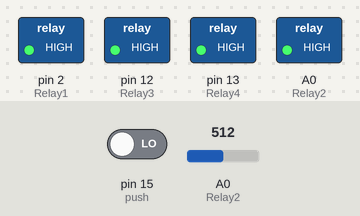
Bench run of a sketch on a simulated Arduino Uno, built with avr-gcc and run on an emulated ATmega328P. On the bench: switched loads named in the sketch (green lamp = pin HIGH). Inputs (shaded band) come from the test bench; at power-on: pin 15 (push) LOW, A0 (Relay2) = 512.

Above: at 6.6 s.
6.7 s: pin 15 (push) driven HIGH
At 13.0 s:
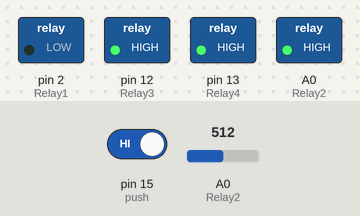
At 13.9 s:
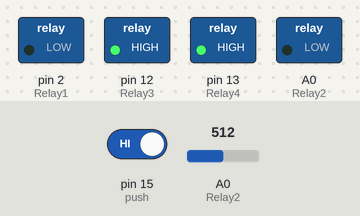
18.2 s: pin 15 (push) driven LOW
At 23.6 s:
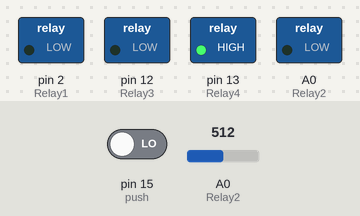
Timing chart, 0 to 30.4 s (numbered marks = the images above; inputs shaded):
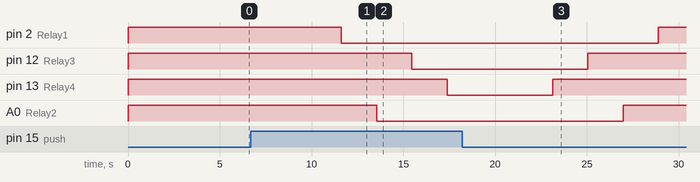

The sketch:

sequencer.ino
```cpp
#include "config.h"

void setup() {
  pinMode(Relay1, OUTPUT);
  pinMode(Relay2, OUTPUT);
  pinMode(Relay3, OUTPUT);
  pinMode(Relay4, OUTPUT);
  pinMode(push, INPUT);

  digitalWrite(Relay1, HIGH);
  digitalWrite(Relay2, HIGH);
  digitalWrite(Relay3, HIGH);
  digitalWrite(Relay4, HIGH);
}

void loop() {
  unsigned long currentMillis = millis();

  if (currentMillis - previousMillis >= interval) {
    sensorValue = analogRead(A0);
    deltime = map(sensorValue, 0, 1024, 1, 255) * 15;

    if (digitalRead(push) == HIGH) {
      digitalWrite(Relay1, LOW);
      delay(deltime);
      digitalWrite(Relay2, LOW);
      delay(deltime);
      digitalWrite(Relay3, LOW);
      delay(deltime);
      digitalWrite(Relay4, LOW);
    }

    if (digitalRead(push) == LOW) {
      digitalWrite(Relay4, HIGH);
      delay(deltime);
      digitalWrite(Relay3, HIGH);
      delay(deltime);
      digitalWrite(Relay2, HIGH);
      delay(deltime);
      digitalWrite(Relay1, HIGH);
    }
    previousMillis = currentMillis;
  }
}
```

config.h
```cpp
#define Relay1    2  //D4
#define Relay2    14 //D5
#define Relay3    12 //D6
#define Relay4    13 //D7

#define push      15 //D8

int sensorPin   = A0;
int sensorValue = 0;
int deltime     = 0;

unsigned long previousMillis = 0;
const long interval = 100;
```

Measured:
- after the input at 6.7 s, pin 2 (Relay1): HIGH → LOW after 4.9 s; pin 12 (Relay3): HIGH → LOW after 8.8 s; pin 13 (Relay4): HIGH → LOW after 10.7 s; A0 (Relay2): HIGH → LOW after 6.8 s
- after the input at 18.2 s, pin 2 (Relay1): LOW → HIGH after 10.7 s; pin 12 (Relay3): LOW → HIGH after 6.9 s; pin 13 (Relay4): LOW → HIGH after 4.9 s; A0 (Relay2): LOW → HIGH after 8.8 s
